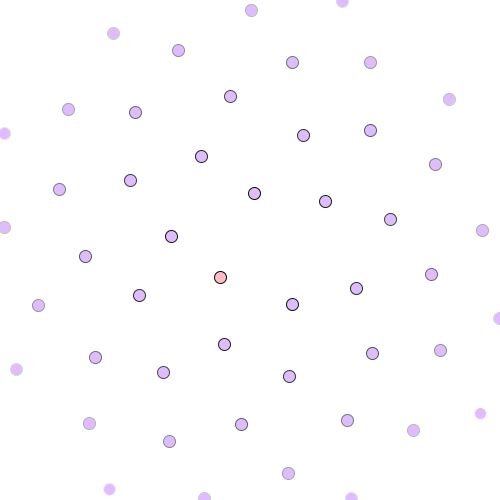
Frame 1 (no input)
Frame 60 (the mouse pressed at the canvas centre just before this capture): identical to frame 1, image omitted
Frame 120 (the mouse held since frame 60 and released just before this capture): blank canvas, image omitted

The Processing sketch that drew this single still picture (run headless with seeded random() and noise(); from frame 60 on, the mouse is pressed at the canvas centre):

// Processing sketch: processing_93888
// ── processing_93888.pde

void setup()
{
  size(500,500);//canvas size
}
void draw()
{
  background(255);
  if(mousePressed) {
    fill(0,0,255);
  }else{
    fill(450,40,70,80);
  }
  translate(width/2,height/2); //moves from top of graph to bottom

  float sc = map(mouseX, 0,width, 1.0,0.01); //movement around centeral axis
  float ro = map(mouseY, 0,height, 0, HALF_PI);
  
  for(int i=1; i<=50 ; i++)
  {
    stroke(i*5);//how the object moves
    scale(sc);//how the object moves
    rotate(ro); //how the object moves
    
float th = 2.39997;
int n = 4;
int c = 40; //size of big circle
int d = 12; //size of mini circles
float r;
float a;
float x;
float y;

  r =c*sqrt(i);
  a =i*th;
  x =r*cos(a);
  y =r*sin(a);
 ellipse(x,y,d,d);
   if(mousePressed) {
    fill(100,50,60,42);
  }else{
    fill(150,40,440,80); //ellipse color
  }


}

}
